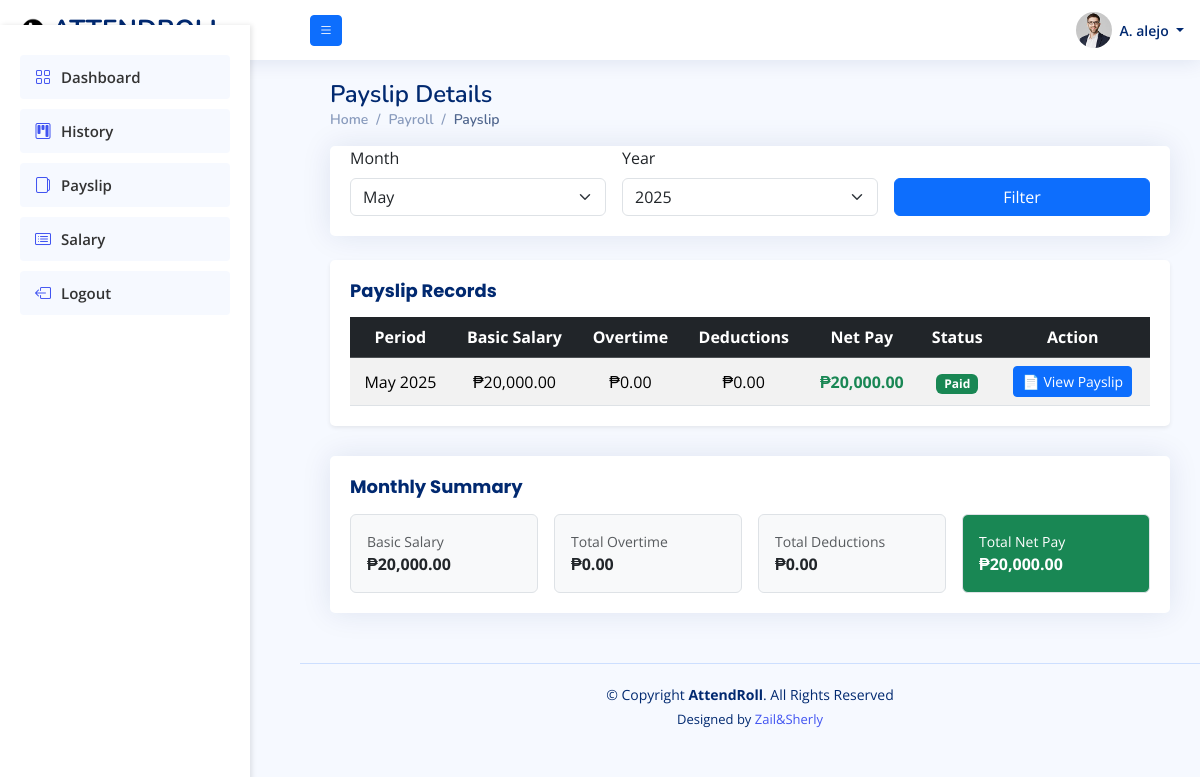
/front_end/users/Payslip.php?month=5 (signed in), run on the app's committed database.
### tables this page shows
CREATE TABLE `payslip` (
  `payslipId` int(11) NOT NULL,
  `userId` int(11) NOT NULL,
  `salaryId` int(11) NOT NULL,
  `pdfPath` varchar(255) NOT NULL,
  `generatedAt` timestamp NOT NULL DEFAULT current_timestamp(),
  `status` varchar(250) NOT NULL
);

CREATE TABLE `salary` (
  `salaryId` int(11) NOT NULL,
  `userId` int(11) NOT NULL,
  `basicSalary` decimal(10,2) NOT NULL DEFAULT 20000.00,
  `overtime` decimal(10,2) DEFAULT 0.00,
  `bonus` decimal(10,2) DEFAULT 0.00,
  `deductions` decimal(10,2) DEFAULT 0.00,
  `tax` decimal(10,2) DEFAULT 0.00,
  `month` int(2) NOT NULL,
  `year` int(4) NOT NULL,
  `totalSalary` decimal(10,2) NOT NULL,
  `daysWorked` int(3) NOT NULL
);

### front_end/users/Payslip.php (the view, shortened to what this page needs)
<?php
include("./includes/header.php");
include("./includes/topbar.php");
include("./includes/sidebar.php");
include("../../dB/config.php");
$userId = $_SESSION['authUser']['userId'];
?>
<main id="main" class="main">
  <div class="pagetitle mb-3">
    <h1>Payslip Details</h1>
    <nav>
      <ol class="breadcrumb">
        <li class="breadcrumb-item"><a href="index.php">Home</a></li>
        <li class="breadcrumb-item">Payroll</li>
        <li class="breadcrumb-item active">Payslip</li>
      </ol>
    </nav>
  </div>
  <section class="section dashboard">
    <div class="row">
      <div class="col-lg-12">
        <div class="card mb-4">
          <div class="card-body">
            <form method="GET" class="row g-3">
              <div class="col-md-4">
                <label class="form-label">Month</label>
                <select name="month" class="form-select">
                  <?php
                  $selected_month = isset($_GET['month']) ? $_GET['month'] : date('m');
                  for($m = 1; $m <= 12; $m++) {
                    $month_name = date('F', mktime(0, 0, 0, $m, 1));
                    $selected = ($m == $selected_month) ? 'selected' : '';
                    echo "<option value='$m' $selected>$month_name</option>";
                  }
                  ?>
                </select>
              </div>
              <div class="col-md-4">
                <label class="form-label">Year</label>
                <select name="year" class="form-select">
                  <?php
                  $current_year = date('Y');
                  $selected_year = isset($_GET['year']) ? $_GET['year'] : $current_year;
                  for($y = $current_year; $y >= $current_year - 2; $y--) {
                    $selected = ($y == $selected_year) ? 'selected' : '';
                    echo "<option value='$y' $selected>$y</option>";
                  }
                  ?>
                </select>
              </div>
              <div class="col-md-4">
                <label class="form-label">&nbsp;</label>
                <button type="submit" class="btn btn-primary d-block w-100">Filter</button>
              </div>
            </form>
          </div>
        </div>
        <div class="card shadow-sm">
          <div class="card-body table-responsive">
            <h5 class="card-title fw-bold pb-0 mb-3">Payslip Records</h5>
            <table class="table table-striped text-center align-middle mb-0">
              <thead class="table-dark">
                <tr>
                  <th>Period</th>
                  <th>Basic Salary</th>
                  <th>Overtime</th>
                  <th>Deductions</th>
                  <th>Net Pay</th>
                  <th>Status</th>
                  <th>Action</th>
                </tr>
              </thead>
              <tbody>
                <?php
                $month = isset($_GET['month']) ? $_GET['month'] : date('m');
                $year = isset($_GET['year']) ? $_GET['year'] : date('Y');
                $query = "SELECT s.*, p.pdfPath,
                         COALESCE(p.status, 'Pending') as status
                         FROM salary s
                         LEFT JOIN payslip p ON s.salaryId = p.salaryId
                         WHERE s.userId = ? AND s.month = ? AND s.year = ?
                         ORDER BY s.salaryId DESC
                         LIMIT 1";
                $stmt = $conn->prepare($query);
                $stmt->bind_param("iii", $userId, $month, $year);
                $stmt->execute();
                $result = $stmt->get_result();
                if($result->num_rows > 0) {
                    $row = $result->fetch_assoc();
                    $period = date('F Y', mktime(0, 0, 0, $row['month'], 1, $row['year']));
                    $status = isset($row['status']) ? $row['status'] : 'Pending';
                    $statusClass = ($status === 'Paid') ? 'bg-success' : 'bg-warning';
                    ?>
                    <tr>
                        <td><?php echo $period; ?></td>
                        <td>₱<?php echo number_format($row['basicSalary'], 2); ?></td>
                        <td>₱<?php echo number_format($row['overtime'], 2); ?></td>
                        <td>₱<?php echo number_format($row['deductions'], 2); ?></td>
                        <td><strong class="text-success">₱<?php echo number_format($row['totalSalary'], 2); ?></strong></td>
                        <td>
                            <span class="badge <?php echo $statusClass; ?>"><?php echo $status; ?></span>
                        </td>
                        <td>
                            <?php if(isset($row['pdfPath']) && !empty($row['pdfPath'])): ?>
                                <button class="btn btn-primary btn-sm"
                                       onclick="viewPayslip('<?php echo $row['pdfPath']; ?>')">
                                  📄 View Payslip
                                </button>
                            <?php endif; ?>
                        </td>
                    </tr>
                <?php } ?>
              </tbody>
            </table>
          </div>
        </div>
        <?php if($result->num_rows > 0): ?>
        <div class="card mt-4">
          <div class="card-body">
            <h5 class="card-title fw-bold pb-0 mb-3">Monthly Summary</h5>
            <?php
            $totalQuery = "SELECT
                SUM(basicSalary) as total_basic,
                SUM(overtime) as total_overtime,
                SUM(bonus) as total_bonus,
                SUM(deductions) as total_deductions,
                SUM(totalSalary) as total_net
                FROM salary
                WHERE userId = ? AND month = ? AND year = ?";
            $totalStmt = $conn->prepare($totalQuery);
            $totalStmt->bind_param("iii", $userId, $month, $year);
            $totalStmt->execute();
            $totals = $totalStmt->get_result()->fetch_assoc();
            ?>
            <div class="row g-3">
              <div class="col-md-3">
                <div class="p-3 border rounded bg-light">
                  <small class="d-block text-muted">Basic Salary</small>
                  <strong>₱<?php echo number_format($totals['total_basic'], 2); ?></strong>
                </div>
              </div>
              <div class="col-md-3">
                <div class="p-3 border rounded bg-light">
                  <small class="d-block text-muted">Total Overtime</small>
                  <strong>₱<?php echo number_format($totals['total_overtime'], 2); ?></strong>
                </div>
              </div>
              <div class="col-md-3">
                <div class="p-3 border rounded bg-light">
                  <small class="d-block text-muted">Total Deductions</small>
                  <strong>₱<?php echo number_format($totals['total_deductions'], 2); ?></strong>
                </div>
              </div>
              <div class="col-md-3">
                <div class="p-3 border rounded bg-success text-white">
                  <small class="d-block">Total Net Pay</small>
                  <strong>₱<?php echo number_format($totals['total_net'], 2); ?></strong>
                </div>
              </div>
            </div>
          </div>
        </div>
        <?php endif; ?>
      </div>
    </div>
  </section>
</main>
<?php include("./includes/footer.php"); ?>

### assets/css/style.css (style rules this page uses)
:root { scroll-behavior: smooth; }
body { font-family: "Open Sans", sans-serif; background: #f6f9ff; color: #444444; }
a { color: #4154f1; text-decoration: none; }
h1, h2, h3, h4, h5, h6 { font-family: "Nunito", sans-serif; }
#main { margin-top: 60px; padding: 20px 30px; transition: all 0.3s; }
.pagetitle { margin-bottom: 10px; }
.pagetitle h1 { font-size: 24px; margin-bottom: 0; font-weight: 600; color: #012970; }
.card { margin-bottom: 30px; border: none; border-radius: 5px; box-shadow: 0px 0 30px rgba(1, 41, 112, 0.1); }
.card-title { padding: 20px 0 15px 0; font-size: 18px; font-weight: 500; color: #012970; font-family: "Poppins", sans-serif; }
.card-body { padding: 0 20px 20px 20px; }
.breadcrumb { font-size: 14px; font-family: "Nunito", sans-serif; color: #899bbd; font-weight: 600; }
.breadcrumb a { color: #899bbd; transition: 0.3s; }
.breadcrumb .breadcrumb-item::before { color: #899bbd; }
.breadcrumb .active { color: #51678f; font-weight: 600; }
@media (min-width: 1200px) { #main, #footer { margin-left: 300px; } }

### data on the page
payslip: salaryId.year "May 2025", salaryId.basicSalary "20,000.00", salaryId.overtime "0.00", salaryId.deductions "0.00", salaryId.totalSalary "20,000.00"

### other printed values
substr($firstName, 0, 1) "A"
$lastName "alejo"
$status "Paid"
$totals['total_basic'] "20,000.00"
$totals['total_overtime'] "0.00"
$totals['total_deductions'] "0.00"
$totals['total_net'] "20,000.00"
form field month "May"
form field year "2025"
